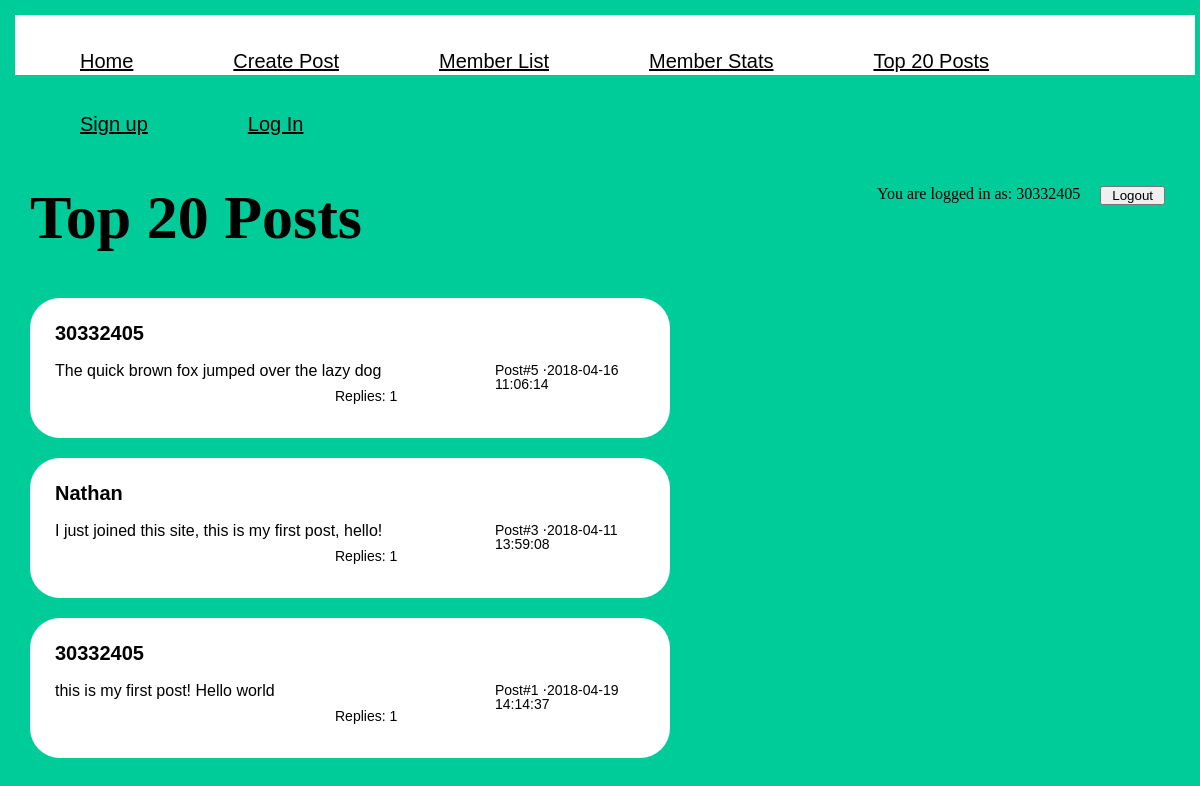
The app's page /top20posts.php (signed in) with its own data.
### tables this page shows
CREATE TABLE IF NOT EXISTS `post` (
  `id` int(11) NOT NULL AUTO_INCREMENT,
  `user_id` int(11) NOT NULL,
  `post_date` datetime NOT NULL,
  `in_reply_to` int(11) DEFAULT NULL,
  `text` varchar(160) NOT NULL,
  PRIMARY KEY (`id`),
  KEY `in_reply_to` (`in_reply_to`),
  KEY `user_id` (`user_id`)
);

CREATE TABLE IF NOT EXISTS `user` (
  `id` int(11) NOT NULL AUTO_INCREMENT,
  `name` varchar(50) NOT NULL,
  `email` varchar(50) NOT NULL,
  `password` varchar(225) NOT NULL,
  PRIMARY KEY (`id`)
);

### top20posts.php (the view, shortened to what this page needs)
<?php
require_once "include/config.php";
?>
<!DOCTYPE html>
<html>
<head>
		<link rel="stylesheet" type="text/css" href="css/style.css">
</head>
<body>
	<?php include_once "include/nav.php";?>
		<section>
			<div class="main-wrapper">
				<h1>Top 20 Posts</h1>
				<div class="post-wrapper">
				<?php
					if (!$conn){
						$error = mysqli_connect_error();
						$errno = mysqli_connect_errno();
						print "$errno: $error\n";
						exit();
					}else{
						$query = 'SELECT p2.post_date, u.name, p2.text, COUNT(p.in_reply_to) AS replies, p2.id
						FROM post p
                        INNER JOIN
                        post p2
                        ON
                        p.in_reply_to = p2.id
						INNER JOIN
						user u
						ON
						p2.user_id = u.id
						GROUP BY p.in_reply_to
						ORDER BY replies DESC LIMIT 20';
						if($result = mysqli_query($conn, $query)){
							while($row = mysqli_fetch_assoc($result)){
								echo '<div class="post-content" id="', $row['id'],'">';
								echo '<h3 class="post-name">', $row['name'], '</h3>';
								echo '<span>Post#', $row['id'],'  &sdot;', $row['post_date'],'</span>';
								echo '<p class="post-text">', $row['text'], '</p>';
								echo '<span class="replyCount">Replies: '. $row['replies'] . '</span>';
								echo '</div>';
							}
						}else{
							echo "failed to set result";
						}
					}
					?>
			</div>
		</section>
</body>
</html>

### css/style.css (style rules this page uses)
html, body, div, span, object, iframe, h1, h2, h3, h4, h5, h6, p, blockquote, pre, abbr, address, cite, code, del, dfn, em, img, ins, kbd, q, samp, small, strong, sub, sup, var, b, i, dl, dt, dd, ol, ul, li, fieldset, form, label, legend, table, caption, tbody, tfoot, thead, tr, th, td, article, aside, canvas, details, figcaption, figure, footer, header, hgroup, menu, nav, section, summary, time, mark, audio, video { margin:0; padding:5px; border:0; outline:0; font-size:100%; vertical-align:baseline; background:transparent; }
body { line-height:1; }
article,aside,details,figcaption,figure, footer,header,hgroup,menu,nav,section { display:block; }
body { background-color: #00cc99; }
.main-wrapper { margin: auto; float: left; }
.main-wrapper h1 { margin: 10px auto; font-size:62px; padding:10px; }
.main-wrapper .post-wrapper { padding: 10px; }
.main-wrapper .post-wrapper .post-content { border-radius: 30px; background-color: white; padding: 20px; width: 600px; height: 100px; margin:20px auto; font-family:arial; }
.main-wrapper .post-wrapper .post-content span { font-size:14px; float:right; width: 150px; }
.main-wrapper .post-wrapper .post-content h3 { font-size:20px; margin-bottom: 10px; }
.main-wrapper .post-wrapper .post-content p { width:60%; }
.replyCount { float: right; }

### records on screen
post: user.name "30332405", id "5", post_date "2018-04-16 11:06:14", text "The quick brown fox jumped over the lazy dog", replies "1"
post: user.name "Nathan", id "3", post_date "2018-04-11 13:59:08", text "I just joined this site, this is my first post, hello!", replies "1"
post: user.name "30332405", id "1", post_date "2018-04-19 14:14:37", text "this is my first post! Hello world", replies "1"

### other values on screen
$_SESSION['username'] "30332405"
